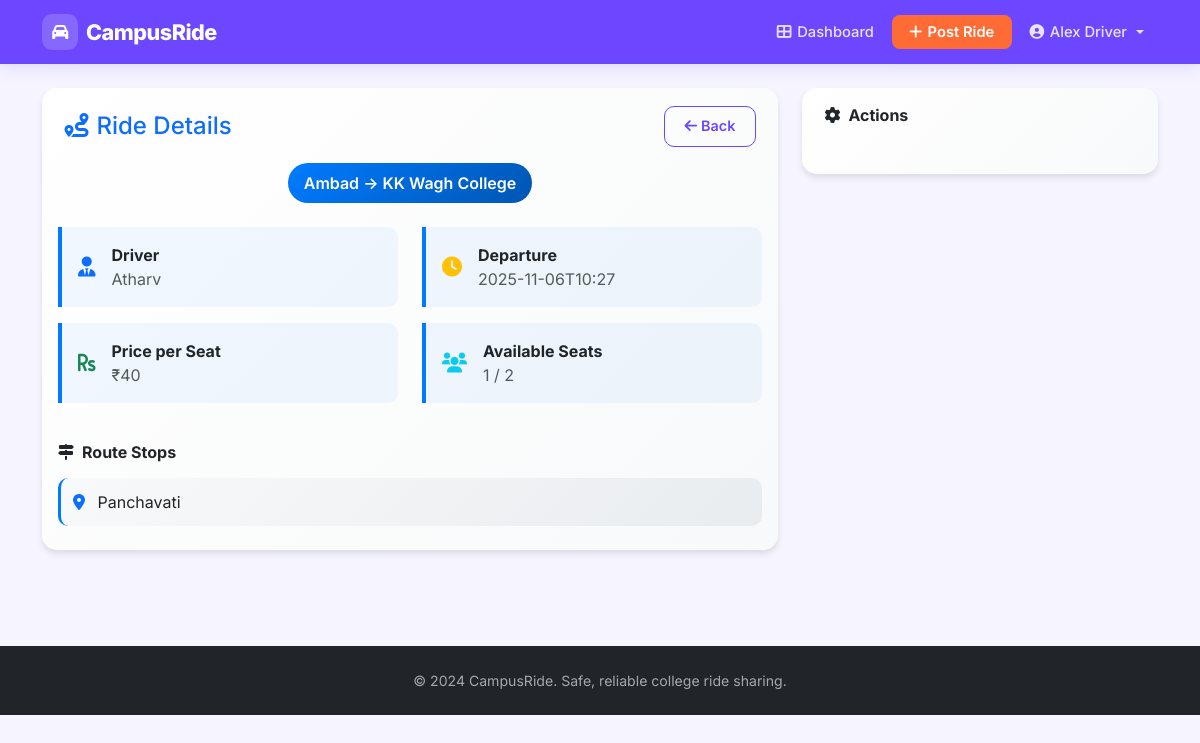
Screenshot of /ride-details/6 (signed in) with the database file from the repository.
### tables this page shows
CREATE TABLE rides (
            id INTEGER PRIMARY KEY AUTOINCREMENT,
            driver_email TEXT NOT NULL,
            driver_name TEXT NOT NULL,
            origin TEXT NOT NULL,
            destination TEXT NOT NULL,
            departure_time TEXT NOT NULL,
            seats_available INTEGER NOT NULL,
            created_at TEXT NOT NULL, price_per_seat DECIMAL(10,2) DEFAULT 0.00, route_waypoints TEXT, ride_status TEXT DEFAULT "active", completed_at TEXT, distance_km DECIMAL(5,2) DEFAULT 0.00,
            FOREIGN KEY (driver_email) REFERENCES users (email)
        );

CREATE TABLE bookings (
            id INTEGER PRIMARY KEY AUTOINCREMENT,
            ride_id INTEGER NOT NULL,
            passenger_email TEXT NOT NULL,
            passenger_name TEXT NOT NULL,
            booked_at TEXT NOT NULL, pickup_location TEXT, dropoff_location TEXT, amount_paid DECIMAL(10,2) DEFAULT 0.00, payment_status TEXT DEFAULT "pending",
            FOREIGN KEY (ride_id) REFERENCES rides (id),
            FOREIGN KEY (passenger_email) REFERENCES users (email)
        );

### app.py (the view)
@app.route('/ride-details/<int:ride_id>')
def ride_details(ride_id):
    if 'email' not in session:
        flash('You must be logged in to view ride details.', 'error')
        return redirect(url_for('login'))
    conn = get_db_connection()
    ride = conn.execute('''
        SELECT r.*, COALESCE(COUNT(b.id), 0) as booked_seats
        FROM rides r
        LEFT JOIN bookings b ON r.id = b.ride_id
        WHERE r.id = ?
        GROUP BY r.id
    ''', (ride_id,)).fetchone()
    if not ride:
        conn.close()
        flash('Ride not found.', 'error')
        return redirect(url_for('dashboard'))
    ride_dict = dict(ride)
    ride_dict['available_seats'] = ride_dict['seats_available'] - ride_dict['booked_seats']
    passengers = conn.execute('''
        SELECT passenger_name, passenger_email, booked_at
        FROM bookings WHERE ride_id = ?
    ''', (ride_id,)).fetchall()
    ride_dict['passengers'] = [dict(p) for p in passengers]
    conn.close()
    waypoints = ride_dict.get('route_waypoints')
    if waypoints:
        try:
            ride_dict['route_waypoints'] = json.loads(waypoints)
        except (json.JSONDecodeError, TypeError):
            ride_dict['route_waypoints'] = []
    else:
        ride_dict['route_waypoints'] = []
    return render_template('ride_details.html',
                         ride=ride_dict,
                         role=session.get('role'),
                         email=session.get('email'))

### app.py (called while the page is built)
def get_db_connection():
    conn = sqlite3.connect(DATABASE)
    conn.row_factory = sqlite3.Row
    return conn

### templates/ride_details.html (shortened to what this page needs)
{% extends "layout.html" %}
{% block content %}
<div class="container py-4">
    <div class="row">
        <div class="col-lg-8">
            <div class="card detail-card mb-4">
                <div class="card-header bg-transparent border-0 pb-0">
                    <div class="d-flex justify-content-between align-items-center">
                        <h4 class="mb-0 text-primary">
                            <i class="fas fa-route me-2"></i>Ride Details
                        </h4>
                        <a href="{{ url_for('dashboard') }}" class="btn btn-outline-primary">
                            <i class="fas fa-arrow-left me-1"></i>Back
                        </a>
                    </div>
                </div>
                <div class="card-body">
                    <div class="text-center mb-4">
                        <div class="route-badge d-inline-block">
                            {{ ride.origin }} → {{ ride.destination }}
                        </div>
                    </div>
                    <div class="row">
                        <div class="col-md-6">
                            <div class="info-item">
                                <div class="d-flex align-items-center">
                                    <i class="fas fa-user-tie text-primary fa-lg me-3"></i>
                                    <div>
                                        <div class="fw-bold">Driver</div>
                                        <div class="text-muted">{{ ride.driver_name }}</div>
                                    </div>
                                </div>
                            </div>
                        </div>
                        <div class="col-md-6">
                            <div class="info-item">
                                <div class="d-flex align-items-center">
                                    <i class="fas fa-clock text-warning fa-lg me-3"></i>
                                    <div>
                                        <div class="fw-bold">Departure</div>
                                        <div class="text-muted">{{ ride.departure_time }}</div>
                                    </div>
                                </div>
                            </div>
                        </div>
                        <div class="col-md-6">
                            <div class="info-item">
                                <div class="d-flex align-items-center">
                                    <i class="fas fa-rupee-sign text-success fa-lg me-3"></i>
                                    <div>
                                        <div class="fw-bold">Price per Seat</div>
                                        <div class="text-muted">₹{{ ride.price_per_seat }}</div>
                                    </div>
                                </div>
                            </div>
                        </div>
                        <div class="col-md-6">
                            <div class="info-item">
                                <div class="d-flex align-items-center">
                                    <i class="fas fa-users text-info fa-lg me-3"></i>
                                    <div>
                                        <div class="fw-bold">Available Seats</div>
                                        <div class="text-muted">{{ ride.available_seats }} / {{ ride.seats_available }}</div>
                                    </div>
                                </div>
                            </div>
                        </div>
                    </div>
                    {% if ride.route_waypoints %}
                    <div class="mt-4">
                        <h6 class="fw-bold mb-3">
                            <i class="fas fa-map-signs me-2"></i>Route Stops
                        </h6>
                        {% for waypoint in ride.route_waypoints %}
                        <div class="waypoint-item">
                            <i class="fas fa-map-marker-alt text-primary me-2"></i>
                            {{ waypoint }}
                        </div>
                        {% endfor %}
                    </div>
                    {% endif %}
                </div>
            </div>
        </div>
        <div class="col-lg-4">
            <div class="card detail-card mb-4">
                <div class="card-header bg-transparent border-0">
                    <h6 class="mb-0 fw-bold">
                        <i class="fas fa-cog me-2"></i>Actions
                    </h6>
                </div>
                <div class="card-body">
                </div>
            </div>
        </div>
    </div>
</div>
{% endblock %}

### templates/layout.html (style rules this page uses)
:root { --primary-color: #6c47ff; --primary-dark: #4f2fe0; --primary-light: #ede9ff; --accent-color: #ff6b35; --accent-dark: #e85520; --secondary-color: #64748b; --success-color: #10b981; --danger-color: #ef4444; --warning-color: #f59e0b; --bg-color: #f5f4ff; --card-bg: #ffffff; --text-primary: #1e1b4b; --text-muted: #6b7280; --border-color: #e5e7eb; --navbar-height: 64px; }
* { box-sizing: border-box; }
body { font-family: 'Inter', -apple-system, BlinkMacSystemFont, sans-serif; background-color: var(--bg-color); color: var(--text-primary); opacity: 0; animation: pageLoad 0.4s ease forwards; }
.card { border: 1px solid var(--border-color); box-shadow: 0 2px 12px rgba(108,71,255,0.06); border-radius: 16px; background: var(--card-bg); }
.card-header { background: transparent; border-bottom: 1px solid var(--border-color); padding: 1.1rem 1.4rem; border-radius: 16px 16px 0 0 !important; }
.btn { border-radius: 10px; font-weight: 600; font-size: 0.9rem; padding: 0.55rem 1.2rem; transition: all 0.2s ease; border: none; }
.btn-outline-primary { border: 1.5px solid var(--primary-color); color: var(--primary-color); background: transparent; }

### templates/ride_details.html (style rules this page uses)
.detail-card { background: linear-gradient(135deg, #ffffff 0%, #f8f9fa 100%); border: none; box-shadow: 0 4px 6px rgba(0, 0, 0, 0.1); border-radius: 15px; }
.route-badge { background: linear-gradient(135deg, #007bff, #0056b3); color: white; padding: 0.5rem 1rem; border-radius: 25px; font-weight: 600; }
.info-item { background: rgba(0, 123, 255, 0.05); border-left: 4px solid #007bff; padding: 1rem; border-radius: 0 10px 10px 0; margin-bottom: 1rem; }
.waypoint-item { background: linear-gradient(135deg, #f8f9fa, #e9ecef); border-radius: 10px; padding: 0.75rem; margin-bottom: 0.5rem; border-left: 3px solid #007bff; }

### rows the page displays
rides: origin "Ambad", destination "KK Wagh College", driver_name "Atharv", departure_time "2025-11-06T10:27", price_per_seat "40", seats_available "2"
bookings: dropoff_location "Panchavati"

### other values shown
{{ session.name }} "Alex Driver"
{{ ride.available_seats }} "1"
